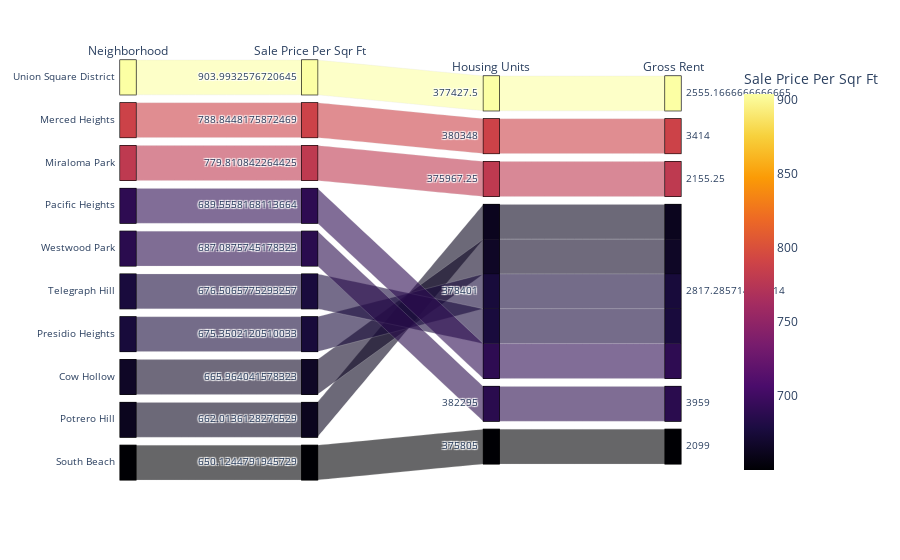

Notebook code cell kept with this figure:
### Code cell
# Parallel Categories Plot
px.parallel_categories(
    sfo_data_top_ten,
    dimensions=["neighborhood", "sale_price_sqr_foot", "housing_units", "gross_rent"],
    color="sale_price_sqr_foot",
    color_continuous_scale=px.colors.sequential.Inferno,
    labels={
        "neighborhood": "Neighborhood",
        "sale_price_sqr_foot": "Sale Price Per Sqr Ft",
        "housing_units": "Housing Units",
        "gross_rent": "Gross Rent"
    },
)

### Figure 1 — Plotly figure (JSON) as saved in the notebook; plotly's stock layout.template omitted (floating-point values rounded to 4 significant figures)
{"data": [{"dimensions": [{"label": "Neighborhood", "values": ["Union Square District", "Merced Heights", "Miraloma Park", "Pacific Heights", "Westwood Park", "Telegraph Hill", "Presidio Heights", "Cow Hollow", "Potrero Hill", "South Beach"]}, {"label": "Sale Price Per Sqr Ft", "values": [904.0, 788.8, 779.8, 689.6, 687.1, 676.5, 675.4, 666.0, 662.0, 650.1]}, {"label": "Housing Units", "values": [377400.0, 380348, 376000.0, 378401, 382295, 378401, 378401, 378401, 378401, 375805]}, {"label": "Gross Rent", "values": [2555.0, 3414, 2155.0, 2817.0, 3959, 2817.0, 2817.0, 2817.0, 2817.0, 2099]}], "domain": {"x": [0, 1], "y": [0, 1]}, "line": {"color": [904.0, 788.8, 779.8, 689.6, 687.1, 676.5, 675.4, 666.0, 662.0, 650.1], "coloraxis": "coloraxis"}, "name": "", "type": "parcats"}], "layout": {"coloraxis": {"colorbar": {"title": {"text": "Sale Price Per Sqr Ft"}}, "colorscale": [[0, "#000004"], [0.1111, "#1b0c41"], [0.2222, "#4a0c6b"], [0.3333, "#781c6d"], [0.4444, "#a52c60"], [0.5556, "#cf4446"], [0.6667, "#ed6925"], [0.7778, "#fb9b06"], [0.8889, "#f7d13d"], [1, "#fcffa4"]]}, "legend": {"tracegroupgap": 0}, "margin": {"t": 60}}}
